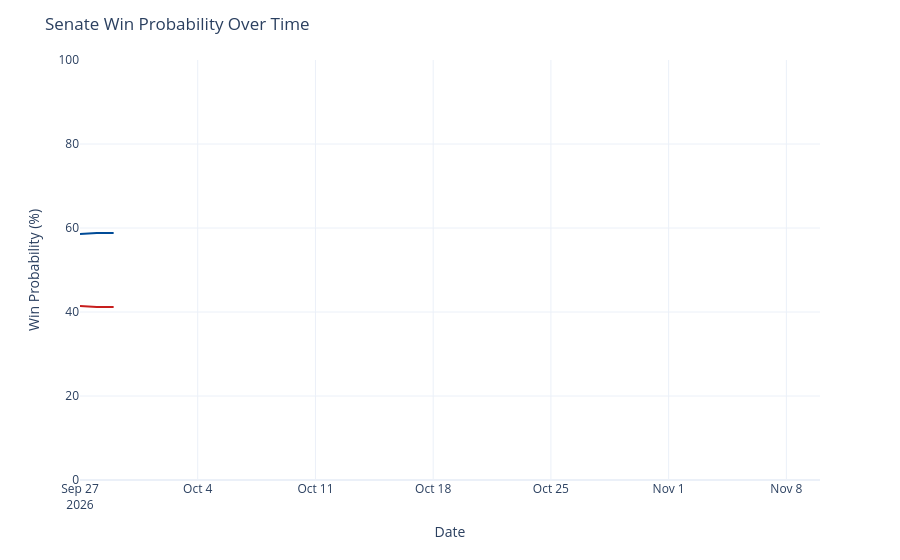

The notebook cell saved with this chart:
### Code cell
chance_over_time = output_ts[(output_ts['geo'] == 'US Senate') &
                             (output_ts['type'] == 'chance')]
chance_over_time['rep_chance'] = chance_over_time['y'].map(lambda x: 100 - x)
chance_over_time = chance_over_time.rename({'y': 'Democrats', 'rep_chance': 'Republicans'}, axis=1)
chance_time_ser = px.line(chance_over_time, x='date', y=['Democrats', 'Republicans'], template='plotly_white',
                         color_discrete_map={'Democrats': '#004b97', 'Republicans': '#c71e1d'},)
chance_time_ser.update_traces(hovertemplate="%{y:.1f}%")
chance_time_ser.update_layout(
    xaxis=dict(range=[pd.to_datetime('2026-09-27'), pd.to_datetime('2026-11-10')]),
    yaxis=dict(range=[0, 100]),
    xaxis_title='Date',
    yaxis_title='Win Probability (%)',
    title=dict(text="Senate Win Probability Over Time"),
    hovermode="x",
    showlegend=False
)
chance_time_ser

### Figure 1 — Plotly figure (JSON) as saved in the notebook; plotly's stock layout.template omitted (floating-point values rounded to 4 significant figures)
{"data": [{"hovertemplate": "%{y:.1f}%", "legendgroup": "Democrats", "line": {"color": "#004b97", "dash": "solid"}, "marker": {"symbol": "circle"}, "mode": "lines", "name": "Democrats", "orientation": "v", "showlegend": true, "type": "scatter", "x": ["2026-09-27", "2026-09-28", "2026-09-29"], "xaxis": "x", "y": [58.6, 58.83, 58.83], "yaxis": "y"}, {"hovertemplate": "%{y:.1f}%", "legendgroup": "Republicans", "line": {"color": "#c71e1d", "dash": "solid"}, "marker": {"symbol": "circle"}, "mode": "lines", "name": "Republicans", "orientation": "v", "showlegend": true, "type": "scatter", "x": ["2026-09-27", "2026-09-28", "2026-09-29"], "xaxis": "x", "y": [41.4, 41.17, 41.17], "yaxis": "y"}], "layout": {"hovermode": "x", "legend": {"title": {"text": "variable"}, "tracegroupgap": 0}, "margin": {"t": 60}, "showlegend": false, "title": {"text": "Senate Win Probability Over Time"}, "xaxis": {"anchor": "y", "domain": [0, 1], "range": ["2026-09-27T00:00:00", "2026-11-10T00:00:00"], "title": {"text": "Date"}}, "yaxis": {"anchor": "x", "domain": [0, 1], "range": [0, 100], "title": {"text": "Win Probability (%)"}}}}
